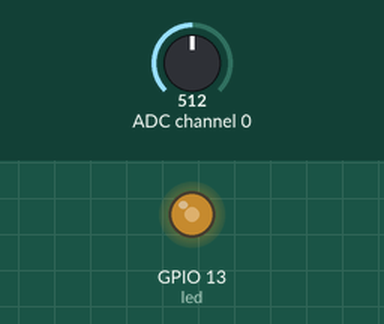
Recording of a program running on a simulated Raspberry Pi (BCM pin numbers). Parts: output pins drawn as LEDs (lit = HIGH). Inputs (shaded band) come from the test bench; at power-on: ADC channel 0 = 512 (analog values on the 0–1023 scale).

Above: at 1.2 s.
1.3 s: ADC channel 0 set to 716
At 2.6 s:
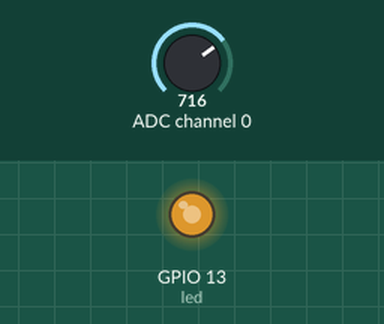
2.9 s: ADC channel 0 set to 900
At 4.2 s:
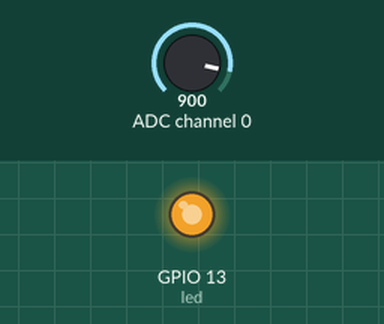
4.5 s: ADC channel 0 set to 122
At 5.7 s:
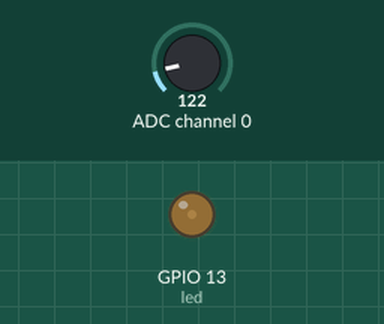
6.1 s: ADC channel 0 set to 0
At 7.2 s:
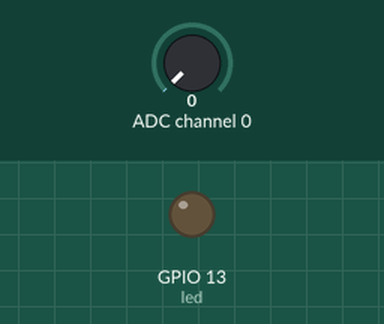
7.7 s: ADC channel 0 set to 511
At 8.7 s:
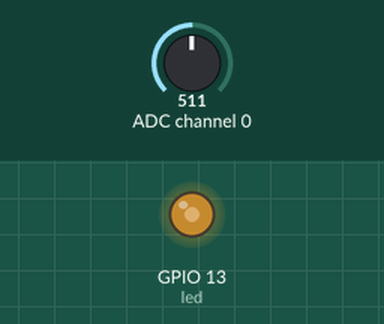
Timing chart, 0 to 10.3 s (numbered marks = the images above; inputs shaded):
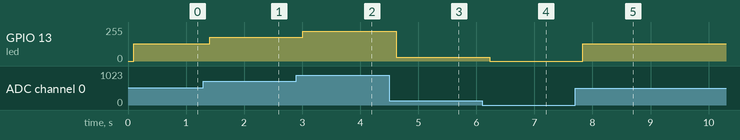

Measured:
- after the input at 1.3 s, GPIO 13 (led): 128/255 → 179/255 after 0.11 s
- after the input at 2.9 s, GPIO 13 (led): 179/255 → 225/255 after 0.11 s
- after the input at 4.5 s, GPIO 13 (led): 225/255 → 30/255 after 0.12 s
- after the input at 6.1 s, GPIO 13 (led): 30/255 → 0/255 after 0.13 s
- after the input at 7.7 s, GPIO 13 (led): 0/255 → 128/255 after 0.13 s

The program:

prob4.py
```python
import smbus
from gpiozero import PWMOutputDevice
from time import sleep

#sets up the led and ADC
led = PWMOutputDevice(13)
mybus = smbus.SMBus(1)

while True:
    #sets up the ADC
    mybus.write_byte(0x4b, 0x84)
    sleep(0.1)
    #reads the value from the potentiometer
    to_print = mybus.read_byte(0x4b)
    #calculates the power level from the potentiometer (0-1)
    power = (to_print/254)
    #sets the led value to the calculated power value from the potentiometer (0-1)
    led.value = power 
```
